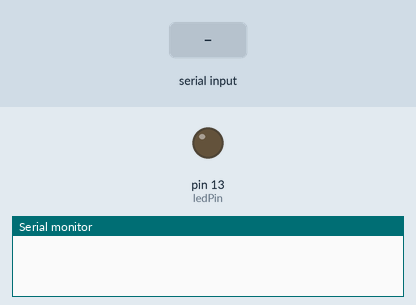
Bench run of a sketch on a simulated Arduino Uno, built with avr-gcc and run on an emulated ATmega328P. On the bench: output pins drawn as LEDs (lit = HIGH), the last lines printed to the serial monitor. Inputs (shaded band) come from the test bench.

Above: at 1.2 s.
1.3 s: "1" received over the second serial link
At 2.3 s:
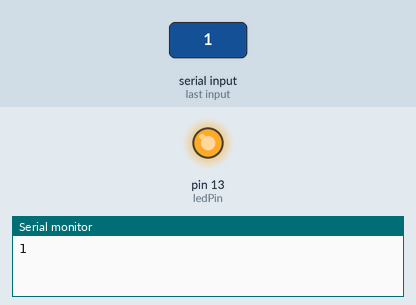
2.8 s: "0" received over the second serial link
At 3.5 s:
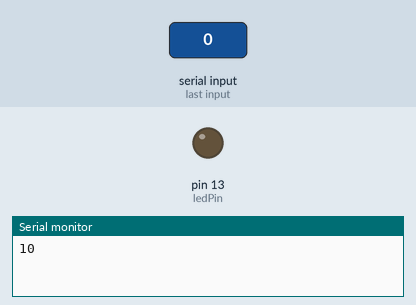
Timing chart, 0 to 5.8 s (numbered marks = the images above; inputs shaded):
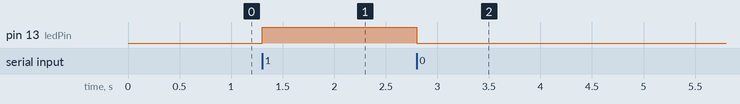

Measured:
- after the input at 1.3 s, pin 13 (ledPin): LOW → HIGH at once
- after the input at 2.8 s, pin 13 (ledPin): HIGH → LOW at once

The sketch:

Bluetooth_LED_Control.ino
```cpp
#include <SoftwareSerial.h>
SoftwareSerial bluth(10, 11);

int ledPin = 13;
int state = 0;

void setup() {
  pinMode(ledPin, OUTPUT);
  Serial.begin(9600); // Default communication rate of the Bluetooth module
  bluth.begin(9600);

}
void loop() {
  if (bluth.available()) {
    char state = bluth.read();
    Serial.print(state);


    if (state == '0') {
      digitalWrite(ledPin, LOW);
      delay(200);
    }


    if (state == '1') {
      digitalWrite(ledPin, HIGH);
      delay(200);
    }

  }

}
```
